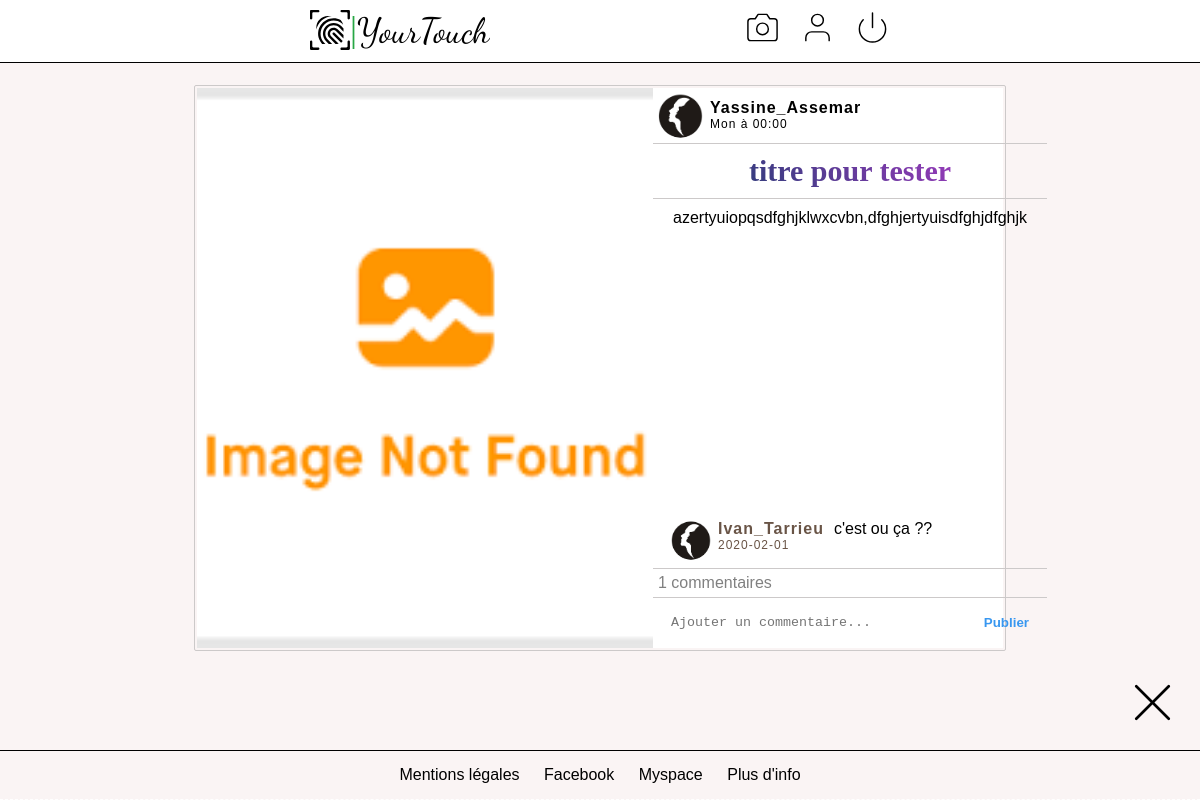
Page /admin/article.php?id=1 on the committed database.
### tables this page shows
CREATE TABLE IF NOT EXISTS `articles` (
  `idArticle` int(11) NOT NULL AUTO_INCREMENT,
  `titre` varchar(255) NOT NULL,
  `contenuArticle` varchar(255) NOT NULL,
  `cheminImage` varchar(255) NOT NULL,
  `dateArticle` date NOT NULL,
  `idUser` int(11) NOT NULL,
  PRIMARY KEY (`idArticle`),
  KEY `idUser` (`idUser`)
);

CREATE TABLE IF NOT EXISTS `users` (
  `idUser` int(11) NOT NULL AUTO_INCREMENT,
  `nom` varchar(255) NOT NULL,
  `prenom` varchar(255) NOT NULL,
  `pseudo` varchar(255) NOT NULL,
  `photoProfil` varchar(255) NOT NULL,
  `dateNaissance` date NOT NULL,
  `sexe` varchar(255) NOT NULL,
  `mail` varchar(255) NOT NULL,
  `adresse` varchar(255) NOT NULL,
  `codePostal` int(11) NOT NULL,
  `ville` varchar(255) NOT NULL,
  `login` varchar(255) NOT NULL,
  `pass` varchar(255) NOT NULL,
  `idRole` int(11) NOT NULL,
  PRIMARY KEY (`idUser`),
  KEY `idRole` (`idRole`)
);

CREATE TABLE IF NOT EXISTS `commentaires` (
  `idCommentaire` int(11) NOT NULL AUTO_INCREMENT,
  `contenuCommentaire` varchar(255) NOT NULL,
  `dateCommentaire` date NOT NULL,
  `idUser` int(11) NOT NULL,
  `idArticle` int(11) NOT NULL,
  PRIMARY KEY (`idCommentaire`),
  KEY `idUser` (`idUser`),
  KEY `idArticle` (`idArticle`)
);

### admin/article.php (the view, shortened to what this page needs)
<?php
$conn = new PDO('mysql:host=localhost;dbname=yourtouch', 'root', '');
if (isset($_GET['id']) and !empty($_GET['id'])) {
   $get_id = htmlspecialchars($_GET['id']);
   $article = $conn->prepare('SELECT * FROM articles INNER JOIN users ON users.idUser=articles.idUser WHERE idArticle = ?');
   $article->execute(array($get_id));
   if ($article->rowCount() == 1) {
      $article = $article->fetch();
      $pseudoarticle = $article['pseudo'];
      $titre = $article['titre'];
      $contenu = nl2br($article['contenuArticle']);
      $date = new DateTime($article['dateArticle']);
         $url = "../imgarticle/";
         if($article["cheminImage"] == ""){
            $img = "default.png";
         }
         else {
            $img = $article["cheminImage"];
         }
         $profilArticle = "photo_profil.png";
      $commentaire = $conn->prepare('SELECT *, pseudo FROM commentaires INNER JOIN users ON commentaires.idUser=users.idUser WHERE commentaires.idArticle = '.$article['idArticle']);
      $commentaire->execute();
      $result = $conn->prepare('SELECT COUNT(`idCommentaire`) FROM `commentaires` WHERE `idArticle` ='. $article['idArticle']);
      $result->execute();
      $num_rows = $result->fetch();
   }
   else {
      die('Cet article n\'existe pas !');
   }
}
else
{
   die('Erreur');
}
?>
<html>
<head>
   <link rel="stylesheet" type="text/css" href="../css/style.css" />
</head>
<body>
   <header>
         <nav id="menu">
            <a href="index.php" class="logo logoArticle">
                  <div></div>
                  <div> | </div>
                  <div>YourTouch</div>
               </a>
         <div class="utilisateur">
                  <a href="../publication.php">
                     <div></div>
                  </a>
                  <a href="../profil.php">
                     <div><svg xmlns="http://www.w3.org/2000/svg" width="35" height="35" viewBox="0 0 24 24" fill="none" stroke="#000000" stroke-width="1" stroke-linecap="round" stroke-linejoin="round"><path d="M20 21v-2a4 4 0 0 0-4-4H8a4 4 0 0 0-4 4v2"></path><circle cx="12" cy="7" r="4"></circle></svg></div>
                  </a>
                  <div>
                     <form action="../admin/scripts/logout.php">
                     <a href="../admin/scripts/logout.php"><svg xmlns="http://www.w3.org/2000/svg" width="35" height="35" viewBox="0 0 24 24" fill="none" stroke="#000000" stroke-width="1" stroke-linecap="round" stroke-linejoin="round"><path d="M18.36 6.64a9 9 0 1 1-12.73 0"></path><line x1="12" y1="2" x2="12" y2="12"></line></svg></a>
                     </form>
                  </div>
               </div>
      </nav>
   </header>
<main class="mArticle">
   <section class="sectionarticle">
   <article class="imgarticle">
      <div class="imgarticle" style="background-image: url('<?=$url.$img?>')"></div>
   </article>
     <div class="moitierarticle">
     	<div>
         <div class="posteurarticle" >
            <div class="pic" style="background-image: url('<?= $url.$profilArticle ?>')"></div>
            <div>
               <div style="font-weight:bold;">
                  <?= $pseudoarticle ?>
               </div>
               <div style="font-size:12px; font-weight: 100;">
                  <?=
                     $date->format('D'." à ".'H:i');
                  ?>
               </div>
            </div>
         </div>
        </div>
         <div>
            <h1><?= $titre ?></h1>
         </div>
         <div class="contenuArticle">
            <?= $contenu ?>
         </div>
         <div class="commentaireArticleMere">
            <?php while ($com = $commentaire->fetch()):
                     $profilcom = "photo_profil.png";
            ?>
            <div class="groupcommentaire">
               <div class="photoCommentaire" style="background-image: url('<?= $url.$profilcom?>')"></div>
               <div class="commentaireArticle" id="commentaire">
                  <div> <?= $com['pseudo'] ?> <div class="datecommentaire" style="font-size:12px; font-weight: 100;"><?= htmlentities($com['dateCommentaire'], ENT_QUOTES, "UTF-8")?></div></div>
                  <div><?=$com['contenuCommentaire']?></div>
               </div>
            </div>
            <?php endwhile; ?>
         </div>
         <div class="nombrecommentaireArticle">
         <?=$num_rows[0]?> commentaires
         </div>
         <div>
            <form method="post" action="../commentaire.php" class="formArticle">
               <textarea name="commentaire" cols="33px" rows="2" placeholder="Ajouter un commentaire..."></textarea>
               <button class="publier" type="submit" value="Publier" >Publier</button>
            </form>
         </div>
      </div>
   </section>
   <a href="javascript:history.go(-1)" style="color:#013ADF" class="retourenarrier">
      <svg xmlns="http://www.w3.org/2000/svg" width="65" height="65" viewBox="0 0 24 24" fill="none" stroke="#000000" stroke-width="1" stroke-linecap="round" stroke-linejoin="round"><line x1="18" y1="6" x2="6" y2="18"></line><line x1="6" y1="6" x2="18" y2="18"></line></svg>
   </a>
</main>
</body>
<?php
include "../inc/footer.php";

### css/style.css (style rules this page uses)
* { margin: 0; }
body { background: #faf4f4; font-family: Arial, Helvetica, sans-serif; min-height: 100vh; margin: 0px; display: grid; grid-template-rows: 1fr auto; padding-top: 0px; }
header { position: fixed; display: flex; width: 100%; border-bottom: 0.5px solid black; background-color: white; z-index: 1; }
a { text-decoration: none; color: black; margin: 10px; }
main { margin: 5px; padding-top: 70px; }
h1 { font-family: serif; font-size: 30px; text-align: center; border-bottom: 1px solid rgb(204, 201, 201); padding: 10px; background: -webkit-linear-gradient(45deg, rgb(6, 62, 97), rgb(196, 57, 214)); -webkit-background-clip: text; -webkit-text-fill-color: transparent; }
.logo { margin-top: 10px; font-family: Georgia; font-size: 35px; display: flex; }
.logo>:nth-child(3) { font-family: 'Dancing Script', cursive; font-size: inherit; background: black; -webkit-background-clip: text; -webkit-text-fill-color: transparent; }
#menu { width: 50%; margin: auto; display: flex; justify-content: space-between; }
.utilisateur { display: flex; }
.utilisateur>div { margin-top: 10px; }
.publier { color: rgba(var(--h5f, 56, 151, 240), 1); border: 0; cursor: pointer; font-weight: 600; width: auto; background: 0 0; margin-left: auto; padding-right: 18px; }
textarea { margin-top: 15px; margin-bottom: 1px; align-items: center; border: 0; resize: none; border: none; overflow: auto; outline: none; padding-left: 18px; }
.imgarticle { background-repeat: no-repeat; background-position: center; height: 70vh; width: 38vw; background-size: cover; cursor: pointer; }
.sectionarticle { width: fit-content; margin: auto; display: flex; border: 0.5px solid rgb(204, 201, 201); padding: 2px; border-radius: 2px; }
.posteurarticle { display: flex; align-items: center; padding: 5px; border-bottom: 0.5px solid rgb(204, 201, 201); position: relative; }
.pic { width: 45px; height: 45px; background-size: 45px; background-position: center; background-position-y: 0px; background-repeat: no-repeat; border-radius: 100%; }
.moitierarticle { display: grid; grid-template-rows: auto auto 1fr auto; background-color: rgb(255, 255, 255); max-width: 350px; }
.posteurarticle>:nth-child(2) { margin-left: 7px; font-weight: bolder; letter-spacing: 1px; }
.formArticle { display: flex; border-top: 0.5px solid rgb(204, 201, 201); }
.nombrecommentaireArticle { border-top: 1px solid rgb(204, 201, 201); color: gray; padding: 5px; }
.commentaireArticle { display: flex; margin-left: 7px; }
.commentaireArticle>:nth-child(1) { color: rgb(105, 84, 70); font-weight: bold; letter-spacing: 1px; }
.commentaireArticle>:nth-child(2) { margin-left: 10px; }
.commentaireArticleMere { margin-left: 10px; padding: 3px; overflow-y: scroll; max-height: 260px; }
.photoCommentaire { width: 40px; height: 40px; background-size: 40px; background-position: center; background-position-y: 0px; background-repeat: no-repeat; border-radius: 100%; }
.groupcommentaire { display: flex; padding: 5px; }
.datecommentaire { font-size: 12px; }
.retourenarrier { margin-left: auto; }
.mArticle { display: grid; grid-template-rows: 1fr; }
.contenuArticle { margin: 0 20px 0 20px; padding-top: 10px; max-height: min-content; }
.logoArticle { color: #28a745; }

### rows in the picture
articles: idUser.pseudo "Yassine_Assemar", dateArticle "Mon à 00:00", titre "titre pour tester", contenuArticle "azertyuiopqsdfghjklwxcvbn,dfghjertyuisdfghjdfghjk"
commentaires: idUser.pseudo "Ivan_Tarrieu", dateCommentaire "2020-02-01", contenuCommentaire "c'est ou ça ??"

### other values in the picture
$num_rows[0] "1"
